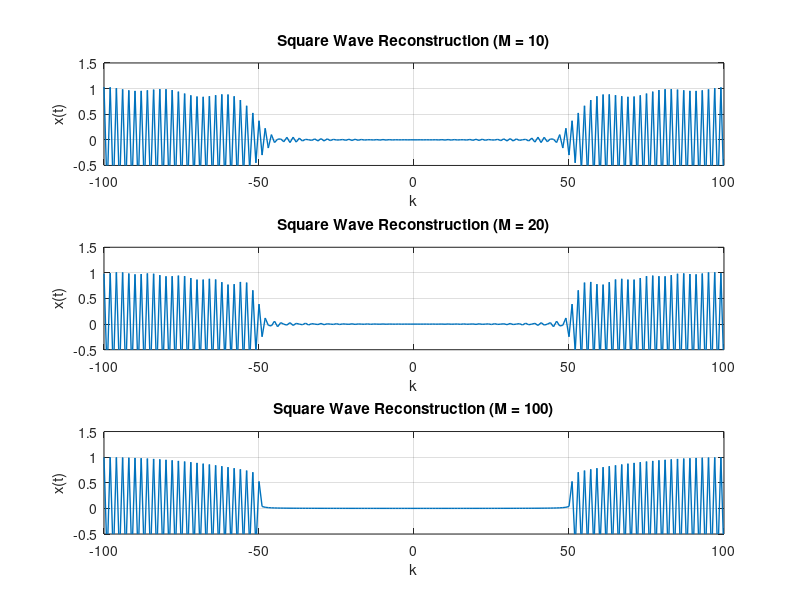

MATLAB code to generate this figure: (Note: this script raises an error after producing the figure.)
% Parameters
T = 1;    % Time period of the square wave
T1 = 1/4; % Duty cycle of the square wave

% Fourier series coefficients for square wave
k = -100:100;   
ak = sin(k*2*pi*(T1/T))./(k*pi);
ak(101) = 2*T1/T;

% Number of terms
M_values = [10, 20, 100];

% Plotting
figure;

for i = 1:length(M_values)
    M = M_values(i);
    
    % Reconstruction of the square wave using M terms
    x = zeros(size(k));
    x(101-M:101+M) = ak(101-M:101+M);
    xt = ifft(x) * length(k);
    
    % Plot
    subplot(length(M_values), 1, i);
    plot(k, real(xt), 'LineWidth', 1);
    xlabel('k');
    ylabel('x(t)');
    title(['Square Wave Reconstruction (M = ' num2str(M) ')']);
    xlim([-100, 100]);
    ylim([-0.5, 1.5]);
    grid on;
end

sgtitle('Square Wave Reconstruction with Different Numbers of Terms');
